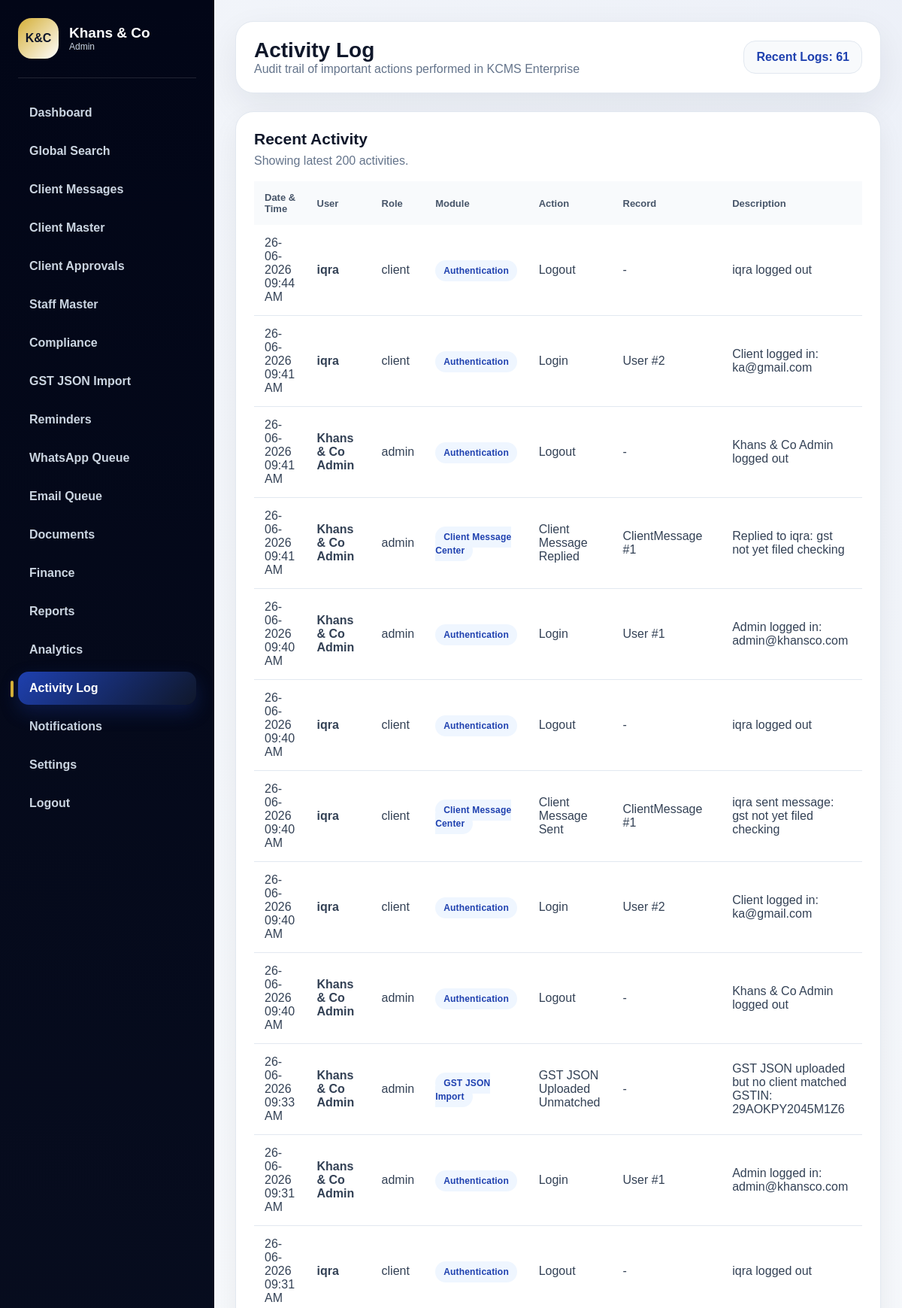
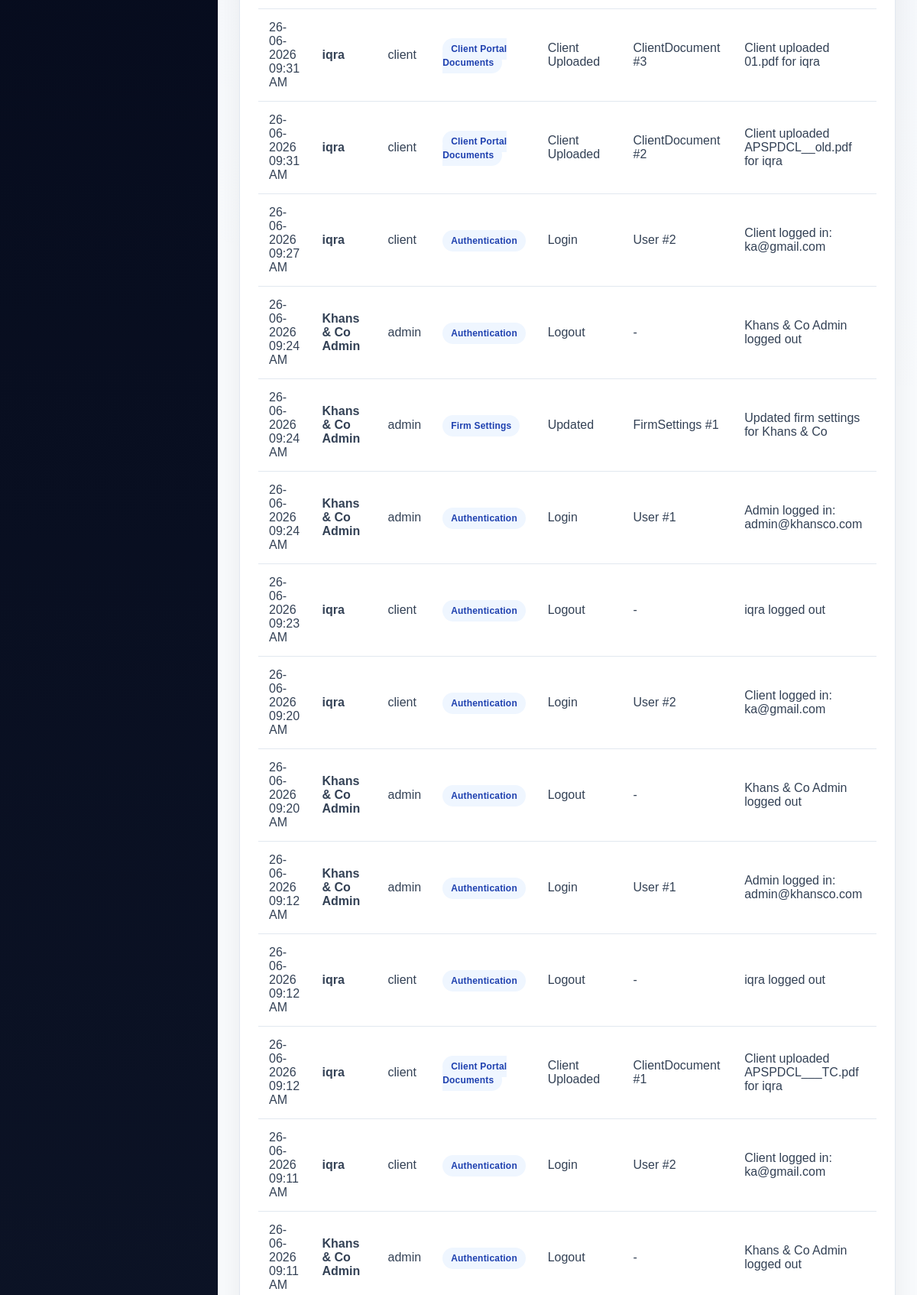
/admin/activity (signed in, upper part), run on the app's committed database (2 pictures, top to bottom).
### app/database/models.py (models this page shows)
class AuditLog(db.Model):
    __tablename__ = "audit_logs"
    id = db.Column(db.Integer, primary_key=True)
    user_id = db.Column(db.Integer, nullable=True)
    user_name = db.Column(db.String(120), nullable=True)
    user_role = db.Column(db.String(50), nullable=True)
    action = db.Column(db.String(120), nullable=False)
    module = db.Column(db.String(80), nullable=False)
    record_type = db.Column(db.String(80), nullable=True)
    record_id = db.Column(db.Integer, nullable=True)
    description = db.Column(db.Text, nullable=True)
    created_at = db.Column(db.DateTime, default=datetime.utcnow)

### app/admin/activity_routes.py (the view)
@admin_bp.route("/activity")
@require_activity_log
def activity_log():
    if not admin_required():
        return redirect(url_for("auth.login"))
    logs = AuditLog.query.order_by(AuditLog.id.desc()).limit(200).all()
    return render_template("admin/activity.html", logs=logs)

### app/__init__.py (called while the page is built)
def create_app():
    app = Flask(__name__, template_folder="templates", static_folder="static")
    app.config.from_object(Config)
    db.init_app(app)
    migrate.init_app(app, db)
    init_validation_hooks(app)
    @app.context_processor
    def inject_notification_count():
        try:
            unread_notifications_count = Notification.query.filter_by(is_read=False).count()
        except Exception:
            unread_notifications_count = 0
        return dict(unread_notifications_count=unread_notifications_count)
    from app.auth.routes import auth_bp
    from app.admin.routes import admin_bp
    from app.client.routes import client_bp
    app.register_blueprint(auth_bp)
    app.register_blueprint(admin_bp)
    app.register_blueprint(client_bp)
    return app

### app/admin/activity_routes.py (called while the page is built)
def admin_required():
    return session.get("user_role") == "admin"

### app/utils/permissions.py (called while the page is built)
def can_view_activity_log(session):
    return session.get("user_role") in [
        ROLE_SUPER_ADMIN,
        ROLE_ADMIN,
        ROLE_PARTNER
    ]

### app/utils/route_guards.py (called while the page is built)
def require_activity_log(view_func):
    @wraps(view_func)
    def wrapper(*args, **kwargs):
        if not can_view_activity_log(session):
            flash("You do not have permission to access Activity Log.", "error")
            return redirect(url_for("admin.dashboard"))
        return view_func(*args, **kwargs)
    return wrapper

### app/utils/validation_hooks.py (called while the page is built, shortened)
def init_validation_hooks(app):
    @app.before_request
    def validate_common_form_fields():
        if request.method != "POST":
            return None

### app/templates/admin/activity.html
{% extends "shared/base.html" %}
{% block body %}
<div class="app-layout">
    {% include "shared/admin_sidebar.html" %}
    <main class="main">
        <header class="topbar">
            <div>
                <h1>Activity Log</h1>
                <p>Audit trail of important actions performed in KCMS Enterprise</p>
            </div>
            <div class="profile">Recent Logs: {{ logs|length }}</div>
        </header>
        <section class="panel">
            <h3>Recent Activity</h3>
            <p>Showing latest 200 activities.</p>
            <div class="table-wrap">
                <table class="enterprise-table">
                    <thead>
                        <tr>
                            <th>Date & Time</th>
                            <th>User</th>
                            <th>Role</th>
                            <th>Module</th>
                            <th>Action</th>
                            <th>Record</th>
                            <th>Description</th>
                        </tr>
                    </thead>
                    <tbody>
                        {% for log in logs %}
                        <tr>
                            <td>{{ log.created_at.strftime("%d-%m-%Y %I:%M %p") }}</td>
                            <td><strong>{{ log.user_name or "System" }}</strong></td>
                            <td>{{ log.user_role or "-" }}</td>
                            <td><span class="badge doc-badge">{{ log.module }}</span></td>
                            <td>{{ log.action }}</td>
                            <td>
                                {% if log.record_type %}
                                    {{ log.record_type }} #{{ log.record_id or "-" }}
                                {% else %}
                                    -
                                {% endif %}
                            </td>
                            <td>{{ log.description or "-" }}</td>
                        </tr>
                        {% else %}
                        <tr>
                            <td colspan="7" class="empty">No activity logs yet.</td>
                        </tr>
                        {% endfor %}
                    </tbody>
                </table>
            </div>
        </section>
    </main>
</div>
{% endblock %}

### app/static/css/modules/base.css (style rules this page uses)
* { margin: 0; padding: 0; box-sizing: border-box; }
body { font-family: Arial, Helvetica, sans-serif; background: #f8fafc; color: #0f172a; }
:root { --kc-primary: #0f172a; --kc-blue: #1e40af; --kc-gold: #d4af37; --kc-bg: #f8fafc; --kc-card: #ffffff; --kc-border: #e2e8f0; --kc-muted: #64748b; --kc-success: #16a34a; --kc-warning: #f59e0b; --kc-danger: #dc2626; }

### app/static/css/modules/layout.css (style rules this page uses)
.app-layout { min-height: 100vh; display: flex; background: var(--kc-bg); }
.main { flex: 1; padding: 28px; }
.topbar { background: white; border: 1px solid var(--kc-border); border-radius: 24px; padding: 22px 24px; display: flex; justify-content: space-between; align-items: center; box-shadow: 0 16px 45px rgba(15,23,42,.07); margin-bottom: 24px; }
.topbar h1 { font-size: 28px; }
.topbar p { color: var(--kc-muted); }
.profile { background: #f8fafc; border: 1px solid var(--kc-border); padding: 12px 16px; border-radius: 16px; font-weight: 800; color: var(--kc-blue); }

### app/static/css/modules/dashboard.css (style rules this page uses)
.panel { background: white; border: 1px solid var(--kc-border); border-radius: 24px; padding: 24px; box-shadow: 0 14px 35px rgba(15,23,42,.06); }
.panel h3 { font-size: 21px; margin-bottom: 8px; }
.panel p { color: var(--kc-muted); margin-bottom: 18px; }

### app/static/css/modules/tables.css (style rules this page uses)
.table-wrap { overflow-x: auto; }
.enterprise-table { width: 100%; border-collapse: collapse; }
.enterprise-table th { text-align: left; background: #f8fafc; color: #475569; font-size: 13px; padding: 14px; }
.enterprise-table td { padding: 15px 14px; border-bottom: 1px solid var(--kc-border); color: #334155; }

### app/static/css/modules/components.css (style rules this page uses)
.badge { padding: 7px 11px; border-radius: 999px; font-size: 12px; font-weight: 900; text-transform: capitalize; }
.doc-badge { background: #eff6ff; color: #1e40af; }
.card, .panel, .topbar { transition: all 0.2s ease; }
.enterprise-table th { position: sticky; top: 0; z-index: 2; }
.main { background: radial-gradient(circle at top right, rgba(30,64,175,.05), transparent 30%), var(--kc-bg); }
.panel h3 { display: flex; align-items: center; gap: 8px; }
.badge { letter-spacing: .2px; }

### data on the page
AuditLog: created_at "26-06-2026 09:44 AM", user_name "iqra", user_role "client", module "Authentication", action "Logout", description "iqra logged out"
AuditLog: created_at "26-06-2026 09:41 AM", user_name "iqra", user_role "client", module "Authentication", action "Login", record_type "User", record "2", description "Client logged in: ka@gmail.com"
AuditLog: created_at "26-06-2026 09:41 AM", user_name "Khans & Co Admin", user_role "admin", module "Authentication", action "Logout", description "Khans & Co Admin logged out"
AuditLog: created_at "26-06-2026 09:41 AM", user_name "Khans & Co Admin", user_role "admin", module "Client Message Center", action "Client Message Replied", record_type "ClientMessage", record "1", description "Replied to iqra: gst not yet filed checking"
AuditLog: created_at "26-06-2026 09:40 AM", user_name "Khans & Co Admin", user_role "admin", module "Authentication", action "Login", record_type "User", record "1", description "Admin logged in: admin@khansco.com"
AuditLog: created_at "26-06-2026 09:40 AM", user_name "iqra", user_role "client", module "Authentication", action "Logout", description "iqra logged out"
AuditLog: created_at "26-06-2026 09:40 AM", user_name "iqra", user_role "client", module "Client Message Center", action "Client Message Sent", record_type "ClientMessage", record "1", description "iqra sent message: gst not yet filed checking"
AuditLog: created_at "26-06-2026 09:40 AM", user_name "iqra", user_role "client", module "Authentication", action "Login", record_type "User", record "2", description "Client logged in: ka@gmail.com"
AuditLog: created_at "26-06-2026 09:40 AM", user_name "Khans & Co Admin", user_role "admin", module "Authentication", action "Logout", description "Khans & Co Admin logged out"
AuditLog: created_at "26-06-2026 09:33 AM", user_name "Khans & Co Admin", user_role "admin", module "GST JSON Import", action "GST JSON Uploaded Unmatched", description "GST JSON uploaded but no client matched GSTIN: 29AOKPY2045M1Z6"
AuditLog: created_at "26-06-2026 09:31 AM", user_name "Khans & Co Admin", user_role "admin", module "Authentication", action "Login", record_type "User", record "1", description "Admin logged in: admin@khansco.com"
AuditLog: created_at "26-06-2026 09:31 AM", user_name "iqra", user_role "client", module "Authentication", action "Logout", description "iqra logged out"
AuditLog: created_at "26-06-2026 09:31 AM", user_name "iqra", user_role "client", module "Client Portal Documents", action "Client Uploaded", record_type "ClientDocument", record "3", description "Client uploaded 01.pdf for iqra"
AuditLog: created_at "26-06-2026 09:31 AM", user_name "iqra", user_role "client", module "Client Portal Documents", action "Client Uploaded", record_type "ClientDocument", record "2", description "Client uploaded APSPDCL__old.pdf for iqra"
AuditLog: created_at "26-06-2026 09:27 AM", user_name "iqra", user_role "client", module "Authentication", action "Login", record_type "User", record "2", description "Client logged in: ka@gmail.com"
AuditLog: created_at "26-06-2026 09:24 AM", user_name "Khans & Co Admin", user_role "admin", module "Authentication", action "Logout", description "Khans & Co Admin logged out"
AuditLog: created_at "26-06-2026 09:24 AM", user_name "Khans & Co Admin", user_role "admin", module "Firm Settings", action "Updated", record_type "FirmSettings", record "1", description "Updated firm settings for Khans & Co"
AuditLog: created_at "26-06-2026 09:24 AM", user_name "Khans & Co Admin", user_role "admin", module "Authentication", action "Login", record_type "User", record "1", description "Admin logged in: admin@khansco.com"
AuditLog: created_at "26-06-2026 09:23 AM", user_name "iqra", user_role "client", module "Authentication", action "Logout", description "iqra logged out"
AuditLog: created_at "26-06-2026 09:20 AM", user_name "iqra", user_role "client", module "Authentication", action "Login", record_type "User", record "2", description "Client logged in: ka@gmail.com"
AuditLog: created_at "26-06-2026 09:20 AM", user_name "Khans & Co Admin", user_role "admin", module "Authentication", action "Logout", description "Khans & Co Admin logged out"
AuditLog: created_at "26-06-2026 09:12 AM", user_name "Khans & Co Admin", user_role "admin", module "Authentication", action "Login", record_type "User", record "1", description "Admin logged in: admin@khansco.com"
AuditLog: created_at "26-06-2026 09:12 AM", user_name "iqra", user_role "client", module "Authentication", action "Logout", description "iqra logged out"
AuditLog: created_at "26-06-2026 09:12 AM", user_name "iqra", user_role "client", module "Client Portal Documents", action "Client Uploaded", record_type "ClientDocument", record "1", description "Client uploaded APSPDCL___TC.pdf for iqra"
AuditLog: created_at "26-06-2026 09:11 AM", user_name "iqra", user_role "client", module "Authentication", action "Login", record_type "User", record "2", description "Client logged in: ka@gmail.com"
AuditLog: created_at "26-06-2026 09:11 AM", user_name "Khans & Co Admin", user_role "admin", module "Authentication", action "Logout", description "Khans & Co Admin logged out"

### other printed values
{{ session.get("user_role", "Admin")|replace("_", " ")|title }} "Admin"
{{ logs|length }} "61"
